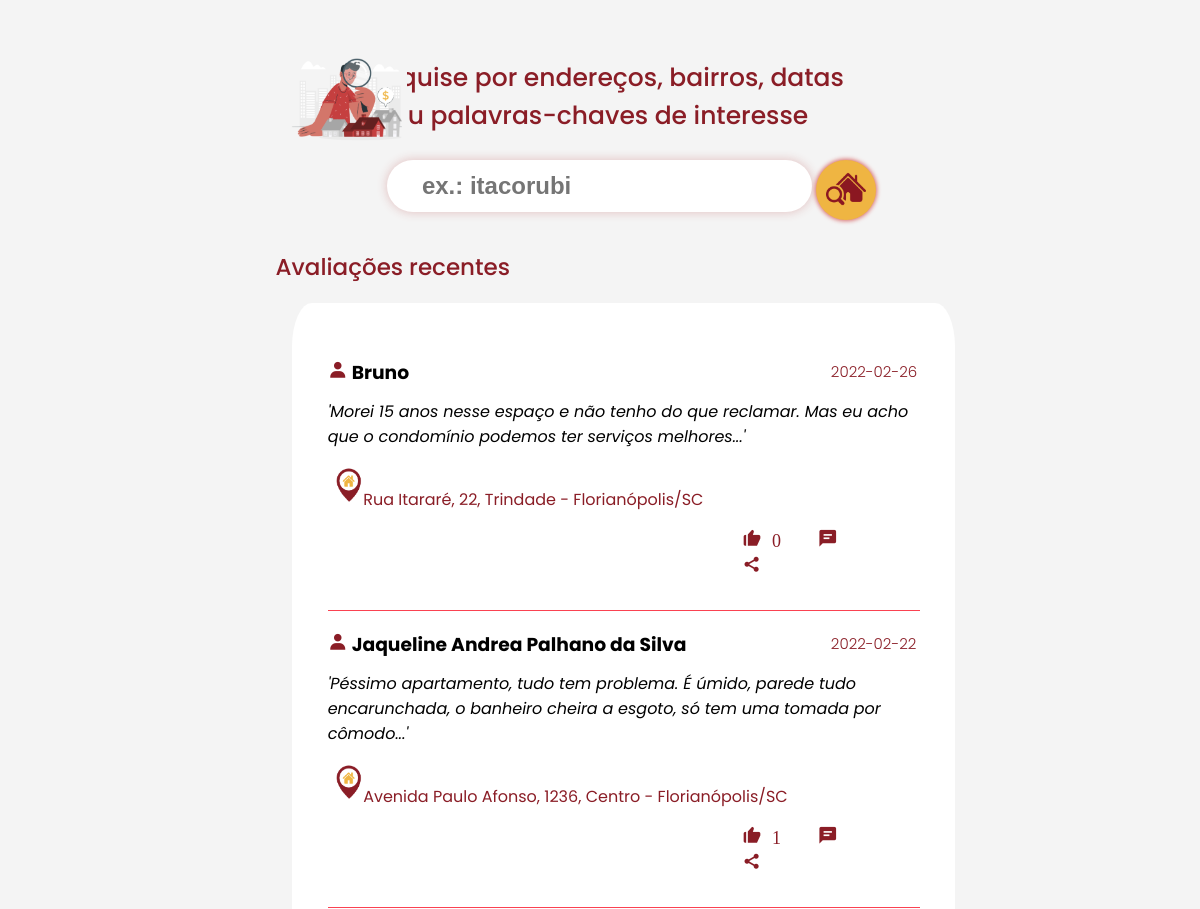
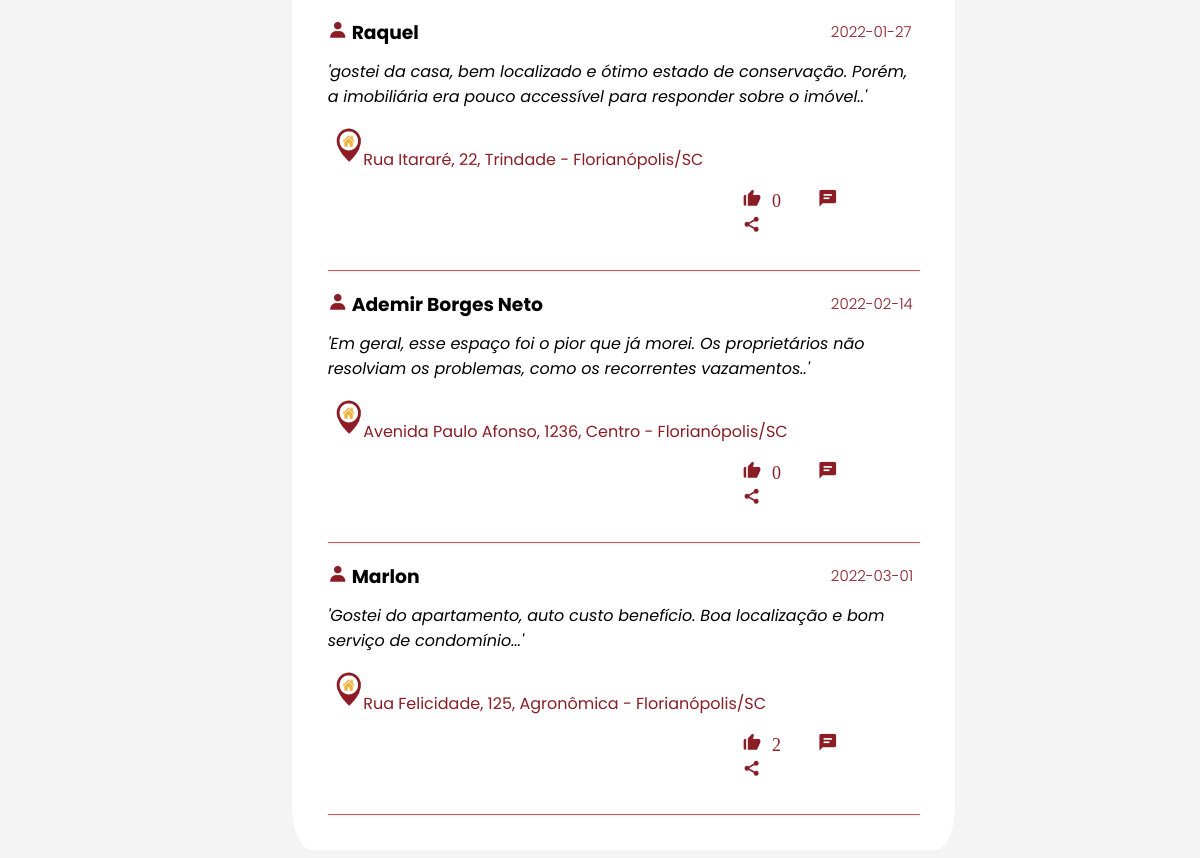
/ver-avaliacoes/index.php, run on the app's committed database (2 pictures, top to bottom).
### tables this page shows
CREATE TABLE IF NOT EXISTS `avaliacao` (
  `idavaliacao` INT NOT NULL AUTO_INCREMENT,
  `avaliacao_textual` VARCHAR(140) NULL,
  `nota_geral` INT NULL,
  `quantidade_curtidas` INT NULL,
  `foi_morador` VARCHAR(1) NOT NULL,
  `idusuario` INT NOT NULL,
  `idimovel` INT NOT NULL,
  `data_avaliacao` DATE NULL,
  PRIMARY KEY (`idavaliacao`, `idusuario`, `idimovel`),
  INDEX `fk_avaliacoes_usuarios1_idx` (`idusuario` ASC),
  INDEX `fk_avaliacoes_imoveis1_idx` (`idimovel` ASC),
  CONSTRAINT `fk_avaliacoes_usuarios1`
    FOREIGN KEY (`idusuario`)
    REFERENCES `usuario` (`idusuario`)
    ON DELETE NO ACTION
    ON UPDATE NO ACTION,
  CONSTRAINT `fk_avaliacoes_imoveis1`
    FOREIGN KEY (`idimovel`)
    REFERENCES `imovel` (`idimovel`)
    ON DELETE NO ACTION
    ON UPDATE NO ACTION);

CREATE TABLE IF NOT EXISTS `usuario` (
  `idusuario` INT NOT NULL AUTO_INCREMENT,
  `nome` VARCHAR(45) NOT NULL,
  `email` VARCHAR(45) NOT NULL,
  `senha` VARCHAR(128) NOT NULL,
  `data_cadastro` DATE NOT NULL,
  `data_nasc` DATE NOT NULL,
  `cidade` VARCHAR(45) NOT NULL,
  `idsexo` INT NULL,
  `foto_usuario` VARCHAR(45) NULL,
  PRIMARY KEY (`idusuario`),
  INDEX `fk_usuarios_sexo1_idx` (`idsexo` ASC),
  CONSTRAINT `fk_usuarios_sexo1`
    FOREIGN KEY (`idsexo`)
    REFERENCES `sexo` (`idsexo`)
    ON DELETE NO ACTION
    ON UPDATE NO ACTION);

CREATE TABLE IF NOT EXISTS `imovel` (
  `idimovel` INT NOT NULL AUTO_INCREMENT,
  `latitude` DOUBLE NOT NULL,
  `longitude` DOUBLE NOT NULL,
  `cep` INT NOT NULL,
  `logradouro` VARCHAR(45) NOT NULL,
  `numero` VARCHAR(10) NULL,
  `bloco` VARCHAR(5) NULL,
  `numero_apartamento` VARCHAR(5) NULL,
  `cidade` VARCHAR(45) NOT NULL,
  `bairro` VARCHAR(20) NOT NULL,
  `estado` VARCHAR(30) NOT NULL,
  `idproprietario` INT NULL,
  `foto_imovel` VARCHAR(45) NULL,
  PRIMARY KEY (`idimovel`),
  INDEX `fk_imoveis_usuarios1_idx` (`idproprietario` ASC),
  CONSTRAINT `fk_imoveis_usuarios1`
    FOREIGN KEY (`idproprietario`)
    REFERENCES `usuario` (`idusuario`)
    ON DELETE NO ACTION
    ON UPDATE NO ACTION);

### ver-avaliacoes/index.php (the view, shortened to what this page needs)
<?php
    include 'header.php';
?>
<div class="imagem-pesquisa">
<img src="imagem/avaliacao-imoveis.png" alt="icone">
</div>
<p id=cabecalho>Pesquise por endereços, bairros, datas <br>
    ou palavras-chaves de interesse <p>
<form action='search.php' method="POST">
    <input type="text" name="search" placeholder="ex.: itacorubi">
    <button type="submit" name="submit-search"> <img src="imagem/house-search.png" alt="icone"> </button>
</form>
<h2>Avaliações recentes</h2>
<div class="article-container">
    <?php
       $sql = "SELECT nome, cep, logradouro, numero, bloco, numero_apartamento, bairro, imovel.cidade, estado, avaliacao_textual, quantidade_curtidas, idavaliacao, data_avaliacao
       FROM avaliacao
       JOIN imovel ON avaliacao.idimovel=imovel.idimovel
       JOIN usuario ON avaliacao.idusuario=usuario.idusuario;";
       $result = mysqli_query($conn, $sql);
       $queryResults = mysqli_num_rows($result);
       if ($queryResults > 0) {
           while ($row = mysqli_fetch_assoc($result)) {
               echo "
               <a href='avaliacao.php?idavaliacao=".$row['idavaliacao']."'><div class='article-box'>
                    <h3>
                    <i class='bx bxs-user'></i>
                    ".$row['nome']."
                    </h3>
                    <div class='data-avaliacao'>
                    <span class='data'>".$row['data_avaliacao']."</span>
                    </div>
                    <p>'".$row['avaliacao_textual']."..'</p>
                    <img src='imagem/icon.png' alt='icone'>
                    <div class='localizacao'>
                    <p id='endereco'>".$row['logradouro'].", ".$row['numero'].", ".$row['bairro']." - Florianópolis/SC <p>
                    </div>
                    <div class='interacao'>
                    <i class='bx bxs-like'>
                    <p id='like'>".$row['quantidade_curtidas']."</p>
                    </i>
                    <i class='bx bxs-comment-detail'></i>
                    <i class='bx bxs-share-alt'></i>
                    </div>
               </div></a>";
           }
       }
    ?>
</div>
</body>
</html>

### ver-avaliacoes/style.css (style rules this page uses)
body { background-color: #F4F4F4; font-family: 'Poppins', sans-serif; }
a:link, a:visited { text-decoration: none; color: inherit; }
p { font-style: italic; }
#cabecalho { font-style: normal; color: #8A1D26; font-weight: 500; font-size: 25px; text-align: center; margin-top: 5%; }
#endereco { font-style: normal; color: #8A1D26; }
#like { display: inline; font-style: normal; font-weight: 500; font-size: 18px; }
input { width: 30%; margin-left: 32%; margin-bottom: 50px; border: 0px; height: 52px; padding: 0px 35px; border-radius: 50px; box-shadow: 0 0 10px 1px #e4c6c6; outline: none; color: #8A1D26; font-weight: bold; font-size: 24px; transition: all 0.5s linear; }
button { position: absolute; left: 68%; background: #efb542; width: 60px; height: 60px; border-radius: 50%; box-shadow: 0 0 4px 1px #d86b6b; margin: 10px solid green; cursor: pointer; padding: 0; border: none }
button img { width: 40px; height: 40px; }
h2 { color: #8A1D26; text-align: center; font-weight: 500; font-size: 23px; margin-top: -1%; margin-right: 35%; }
.imagem-pesquisa { position: absolute; display: inline-block; margin-left: 23%; margin-top: -0.5%; }
.imagem-pesquisa img { height: 25%; width: 32%; }
.article-container { width: 50%; height: 100%; margin-left: 24%; padding: 3%; background-color: #FFF; align-items: center; border-radius: 3%; }
.article-box { padding-bottom: 30px; width: 100%; border-bottom: 1px solid #fa4251; cursor: pointer; transition: all 0.5s ease; }
.article-box i { font-size: 20px; display: inline; margin-top: 10px; color:#8A1D26; }
.data-avaliacao { color:#8A1D26; display: block; font-weight: 300; font-size: 15px; margin-left: 85%; margin-top: -45px; }
.article-box img { height: 40px; width: 40px; }
.localizacao { display: block; margin-left: 6%; margin-top: -7%; }
.interacao { margin-left: 70%; }
.interacao i { margin-right: 10%; }
.interacao i.bx.bxs-comment-detail { margin-right: 25%; margin-left: 5%; }

### data on the page
avaliacao: idusuario.nome "Bruno", data_avaliacao "2022-02-26", avaliacao_textual "Morei 15 anos nesse espaço e não tenho do que reclamar. Mas eu acho que o condomínio podemos ter serviços melhores.", idimovel.logradouro "Rua Itararé", idimovel.numero "22", idimovel.bairro "Trindade", quantidade_curtidas "0"
avaliacao: idusuario.nome "Jaqueline Andrea Palhano da Silva", data_avaliacao "2022-02-22", avaliacao_textual "Péssimo apartamento, tudo tem problema. É úmido, parede tudo encarunchada, o banheiro cheira a esgoto, só tem uma tomada por cômodo.", idimovel.logradouro "Avenida Paulo Afonso", idimovel.numero "1236", idimovel.bairro "Centro", quantidade_curtidas "1"
avaliacao: idusuario.nome "Raquel", data_avaliacao "2022-01-27", avaliacao_textual "gostei da casa, bem localizado e ótimo estado de conservação. Porém, a imobiliária era pouco accessível para responder sobre o imóvel", idimovel.logradouro "Rua Itararé", idimovel.numero "22", idimovel.bairro "Trindade", quantidade_curtidas "0"
avaliacao: idusuario.nome "Ademir Borges Neto", data_avaliacao "2022-02-14", avaliacao_textual "Em geral, esse espaço foi o pior que já morei. Os proprietários não resolviam os problemas, como os recorrentes vazamentos", idimovel.logradouro "Avenida Paulo Afonso", idimovel.numero "1236", idimovel.bairro "Centro", quantidade_curtidas "0"
avaliacao: idusuario.nome "Marlon", data_avaliacao "2022-03-01", avaliacao_textual "Gostei do apartamento, auto custo benefício. Boa localização e bom serviço de condomínio.", idimovel.logradouro "Rua Felicidade", idimovel.numero "125", idimovel.bairro "Agronômica", quantidade_curtidas "2"
